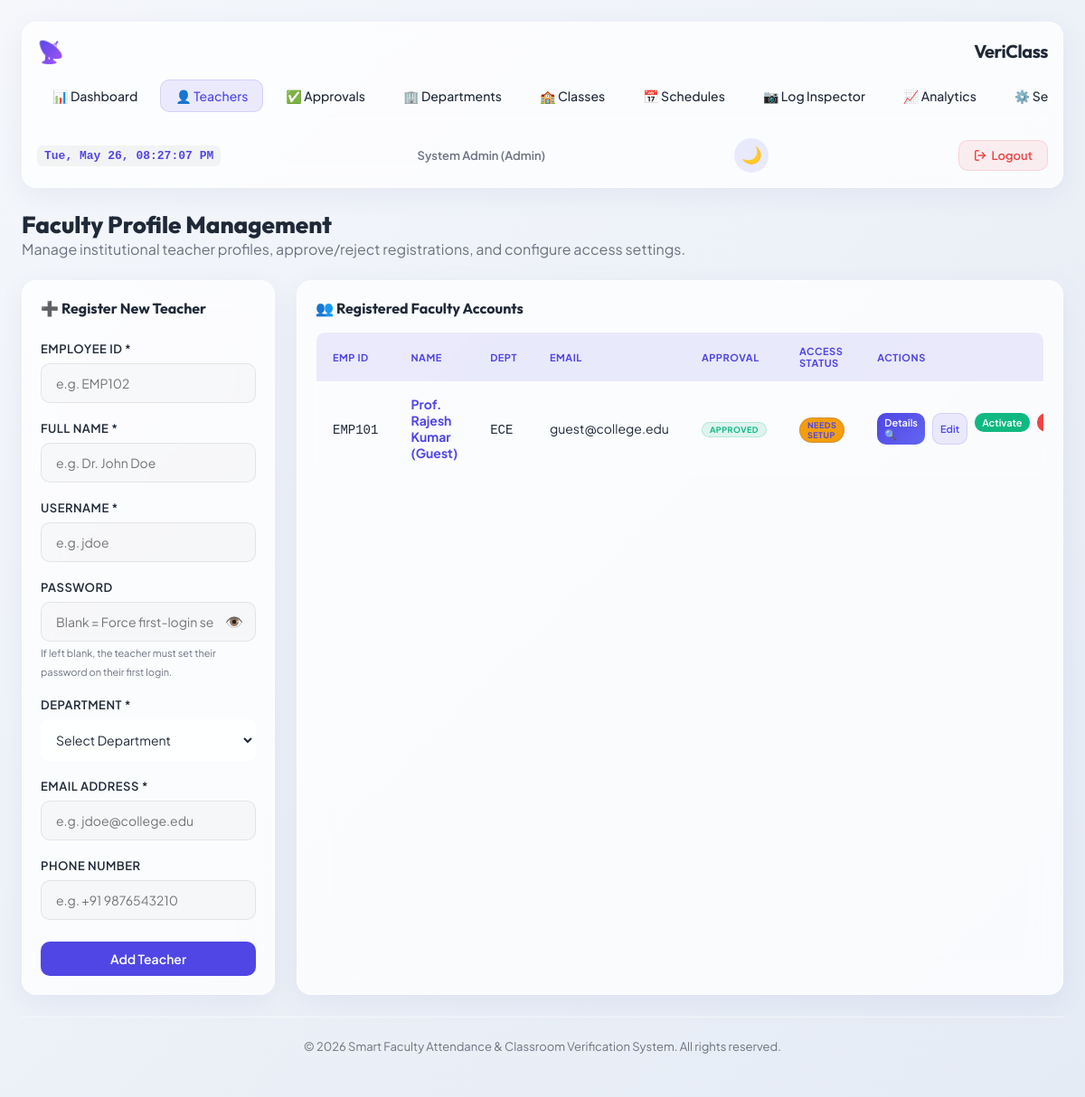
The page /admin/teachers (signed in) on the database its author committed.
### models.py (models this page shows, shortened)
class TeacherProfile(db.Model):
    __tablename__ = 'teacher_profiles'
    id = db.Column(db.Integer, primary_key=True)
    user_id = db.Column(db.Integer, db.ForeignKey('users.id', ondelete='CASCADE'), unique=True, nullable=False)
    employee_id = db.Column(db.String(50), unique=True, nullable=False, index=True)
    name = db.Column(db.String(120), nullable=False)
    phone = db.Column(db.String(20), nullable=True)
    department_id = db.Column(db.Integer, db.ForeignKey('departments.id', ondelete='SET NULL'), nullable=True)
    approval_status = db.Column(db.String(20), default='Pending', nullable=False) # 'Pending', 'Approved', 'Rejected'
    approved_by_id = db.Column(db.Integer, db.ForeignKey('users.id'), nullable=True)
    approved_at = db.Column(db.DateTime, nullable=True)
    user = db.relationship('User', foreign_keys=[user_id], back_populates='profile', lazy=True)
    approver = db.relationship('User', foreign_keys=[approved_by_id], lazy=True)
    timetables = db.relationship('Timetable', backref='teacher_profile', cascade="all, delete-orphan", lazy=True)
    attendance_logs = db.relationship('AttendanceLog', backref='teacher_profile', lazy=True)

class Department(db.Model):
    __tablename__ = 'departments'
    id = db.Column(db.Integer, primary_key=True)
    name = db.Column(db.String(100), unique=True, nullable=False)
    code = db.Column(db.String(20), unique=True, nullable=False) # e.g. 'CSE', 'ECE'
    teachers = db.relationship('TeacherProfile', backref='department', lazy=True)

class User(db.Model):
    __tablename__ = 'users'
    id = db.Column(db.Integer, primary_key=True)
    username = db.Column(db.String(80), unique=True, nullable=False, index=True)
    password_hash = db.Column(db.String(255), nullable=True) # Nullable for first-time password setup
    role_id = db.Column(db.Integer, db.ForeignKey('roles.id'), nullable=False)
    email = db.Column(db.String(120), unique=True, nullable=False, index=True)
    is_active = db.Column(db.Boolean, default=True)
    needs_password_setup = db.Column(db.Boolean, default=False)
    created_at = db.Column(db.DateTime, default=datetime.utcnow)
    profile = db.relationship('TeacherProfile', foreign_keys='TeacherProfile.user_id', back_populates='user', uselist=False, cascade="all, delete-orphan", lazy=True)

### app.py (the view, shortened to what this page needs)
@app.route('/admin/teachers', methods=['GET', 'POST'])
def admin_teachers():
    if not is_logged_in() or session.get('role') != 'admin':
        flash("Access Denied.", "danger")
        return redirect(url_for('login'))
    departments = Department.query.order_by(Department.name).all()
    teacher_role = Role.query.filter_by(name='teacher').first()
    profiles = TeacherProfile.query.order_by(TeacherProfile.name).all()
    edit_profile = None
    edit_id = request.args.get('edit_id')
    if edit_id:
        edit_profile = TeacherProfile.query.get(int(edit_id))
    return render_template('admin_teachers.html',
                           teachers=profiles,
                           departments=departments,
                           edit_teacher=edit_profile)

### templates/admin_teachers.html (shortened to what this page needs)
{% extends "base.html" %}
{% block content %}
<div style="margin-bottom: 24px;">
    <h2 style="font-family: var(--font-title); font-size: 26px; font-weight: 800;">Faculty Profile Management</h2>
    <p style="color: var(--color-text-muted);">Manage institutional teacher profiles, approve/reject registrations, and configure access settings.</p>
</div>
<div class="grid-sidebar">
    <div class="glass-card" style="padding: 20px; align-self: flex-start;">
        <h3 style="font-family: var(--font-title); font-size: 16px; margin-bottom: 16px; border-bottom: 1px solid var(--border-card); padding-bottom: 10px;">
            {% if edit_teacher %}📝 Edit Faculty Profile{% else %}➕ Register New Teacher{% endif %}
        </h3>
        <form action="{{ url_for('admin_teachers') }}" method="POST">
            <div class="form-group">
                <label class="form-label" for="employee_id">Employee ID *</label>
                <input class="form-control" type="text" id="employee_id" name="employee_id" value="{{ edit_teacher.employee_id if edit_teacher else '' }}" placeholder="e.g. EMP102" required {% if edit_teacher %}readonly{% endif %}>
            </div>
            <div class="form-group" style="margin-top: 12px;">
                <label class="form-label" for="name">Full Name *</label>
                <input class="form-control" type="text" id="name" name="name" value="{{ edit_teacher.name if edit_teacher else '' }}" placeholder="e.g. Dr. John Doe" required>
            </div>
            <div class="form-group" style="margin-top: 12px;">
                <label class="form-label" for="username">Username *</label>
                <input class="form-control" type="text" id="username" name="username" value="{{ edit_teacher.username if edit_teacher else '' }}" placeholder="e.g. jdoe" required {% if edit_teacher %}readonly{% endif %}>
            </div>
            <div class="form-group" style="margin-top: 12px;">
                <label class="form-label" for="password">Password</label>
                <input class="form-control" type="password" id="password" name="password" placeholder="{% if edit_teacher %}Leave blank to keep current{% else %}Blank = Force first-login setup{% endif %}">
                {% if not edit_teacher %}
                <small style="color: var(--color-text-muted); font-size: 11px;">If left blank, the teacher must set their password on their first login.</small>
                {% endif %}
            </div>
            <div class="form-group" style="margin-top: 12px;">
                <label class="form-label" for="department_id">Department *</label>
                <select class="form-control" id="department_id" name="department_id" required style="background-color: var(--bg-card); color: var(--color-text); border: 1px solid var(--border-card); padding: 12px; border-radius: 8px;">
                    <option value="" disabled selected>Select Department</option>
                </select>
            </div>
            <div class="form-group" style="margin-top: 12px;">
                <label class="form-label" for="email">Email Address *</label>
                <input class="form-control" type="email" id="email" name="email" value="{{ edit_teacher.user.email if edit_teacher and edit_teacher.user else '' }}" placeholder="e.g. jdoe@college.edu" required>
            </div>
            <div class="form-group" style="margin-top: 12px; margin-bottom: 24px;">
                <label class="form-label" for="phone">Phone Number</label>
                <input class="form-control" type="text" id="phone" name="phone" value="{{ edit_teacher.phone if edit_teacher else '' }}" placeholder="e.g. +91 9876543210">
            </div>
            <div style="display: flex; gap: 10px;">
                <button class="btn btn-primary" type="submit" style="flex: 1;">
                    {% if edit_teacher %}Save Changes{% else %}Add Teacher{% endif %}
                </button>
            </div>
        </form>
    </div>
    <div class="glass-card" style="padding: 20px; overflow: hidden;">
        <h3 style="font-family: var(--font-title); font-size: 16px; margin-bottom: 16px;">👥 Registered Faculty Accounts</h3>
        <div class="table-responsive">
            <table class="custom-table">
                <thead>
                    <tr>
                        <th>Emp ID</th>
                        <th>Name</th>
                        <th>Dept</th>
                        <th>Email</th>
                        <th>Approval</th>
                        <th>Access Status</th>
                        <th>Actions</th>
                    </tr>
                </thead>
                <tbody>
                    {% if teachers %}
                        {% for teacher in teachers %}
                            <tr>
                                <td><code>{{ teacher.employee_id }}</code></td>
                                <td style="font-weight: 700;">
                                    <a href="{{ url_for('admin_teacher_details', profile_id=teacher.id) }}" style="color: var(--color-primary); text-decoration: none; border-bottom: 1px dashed transparent; transition: all 0.2s;" onmouseover="this.style.borderBottomColor='var(--color-primary)'" onmouseout="this.style.borderBottomColor='transparent'">{{ teacher.name }}</a>
                                </td>
                                <td><code>{{ teacher.department.code if teacher.department else 'N/A' }}</code></td>
                                <td>{{ teacher.user.email if teacher.user else 'N/A' }}</td>
                                <td>
                                    <span class="badge {% if teacher.approval_status == 'Approved' %}badge-approved{% elif teacher.approval_status == 'Pending' %}badge-pending{% else %}badge-rejected{% endif %}" style="font-size: 9px; padding: 2px 8px;">
                                        {{ teacher.approval_status }}
                                    </span>
                                </td>
                                <td>
                                    {% if teacher.user %}
                                        {% if teacher.user.needs_password_setup %}
                                            <span class="badge badge-pending" style="font-size: 9px; padding: 2px 8px; background-color: var(--color-warning);">Needs Setup</span>
                                        {% elif teacher.user.is_active %}
                                            <span class="badge badge-approved" style="font-size: 9px; padding: 2px 8px;">Active</span>
                                        {% else %}
                                            <span class="badge badge-rejected" style="font-size: 9px; padding: 2px 8px;">Disabled</span>
                                        {% endif %}
                                    {% else %}
                                        <span class="badge badge-rejected" style="font-size: 9px; padding: 2px 8px;">No User</span>
                                    {% endif %}
                                </td>
                                <td>
                                    <div style="display: flex; gap: 8px;">
                                        <a href="{{ url_for('admin_teacher_details', profile_id=teacher.id) }}" class="btn btn-primary" style="padding: 4px 8px; font-size: 11px; background: linear-gradient(135deg, #4f46e5, #6366f1); border: none;">Details 🔍</a>
                                        <a href="?edit_id={{ teacher.id }}" class="btn btn-secondary" style="padding: 4px 8px; font-size: 11px;">Edit</a>
                                        {% if teacher.user %}
                                            <form action="{{ url_for('admin_teachers') }}" method="POST" style="display: inline;" onsubmit="return confirm('Toggle status for this teacher?');">
                                                <button type="submit" class="btn {% if teacher.user.is_active %}btn-danger{% else %}btn-success{% endif %}" style="padding: 4px 8px; font-size: 11px;">
                                                    {{ 'Deactivate' if teacher.user.is_active else 'Activate' }}
                                                </button>
                                            </form>
                                        {% endif %}
                                        <form action="{{ url_for('admin_teachers') }}" method="POST" style="display: inline;" onsubmit="return confirm('PERMANENTLY delete this faculty profile and all their history?');">
                                            <button type="submit" class="btn btn-danger" style="padding: 4px 8px; font-size: 11px;">
                                            </button>
                                        </form>
                                    </div>
                                </td>
                            </tr>
                        {% endfor %}
                    {% else %}
                        <tr>
                            <td colspan="7" style="text-align: center; color: var(--color-text-muted); padding: 30px;">No teachers registered yet. Add one on the left.</td>
                        </tr>
                    {% endif %}
                </tbody>
            </table>
        </div>
    </div>
</div>
{% endblock %}

### rows shown on the page
TeacherProfile: employee_id "EMP101", name "Prof. Rajesh Kumar (Guest)", department "ECE", user "guest@college.edu", approval_status "APPROVED"
User: is_active "Activate"

### other values the page prints
{{ session.get('name') }} "System Admin"
{{ session.get('role')|capitalize }} "Admin"
